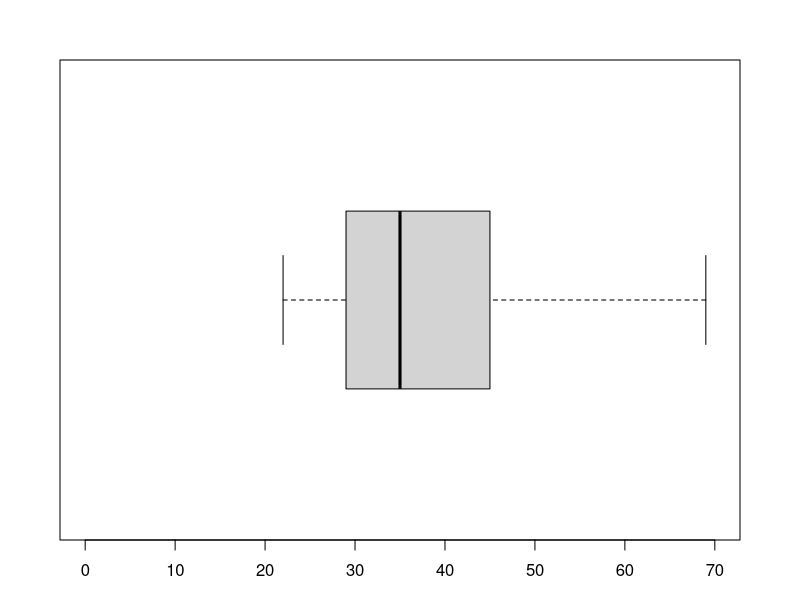
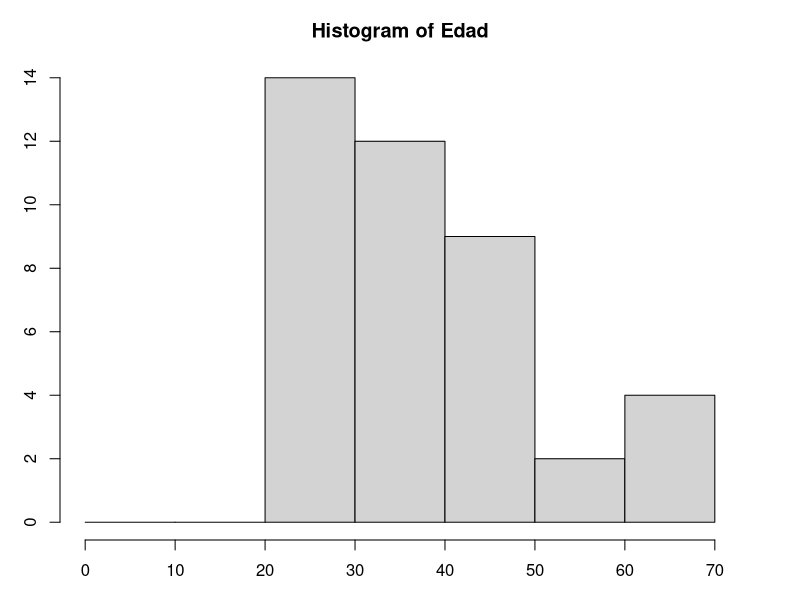

Generate these figures, in order, with R:
Edad = c(22, 22, 23, 24, 25, 25, 26, 27, 28, 29, 29, 29, 29, 29,
           31, 31, 32, 33, 34, 35, 35, 35, 36, 38, 39, 39, 42, 42,
           44, 44, 45, 45, 45, 47, 48, 52, 59, 66, 67, 69, 69)

tamMuestra = length(Edad)

media = mean(Edad)
mediana = median(Edad)
moda = mode(Edad)
cuart = quantile(Edad)

rango = range(Edad)
rangoI = cuart["75%"] - cuart["25%"]
desvEst = sd(Edad)
variancia = var(Edad)

perc10 = quantile(Edad, probs = 0.10)
perc50 = cuart["50%"]

info = summary(Edad)
min = info["Min."]
Q1 = info["1st Qu."]
Q2 = info["Median"]
Q3 = info["3rd Qu."]
max = info["Max."]

par(mar = c(3,3,3,3))
boxplot(Edad, horizontal = TRUE, ylim = c(0,70))

hist(Edad, xlim = c(0,70), breaks = c(0,10,20,30,40,50,60,70))


